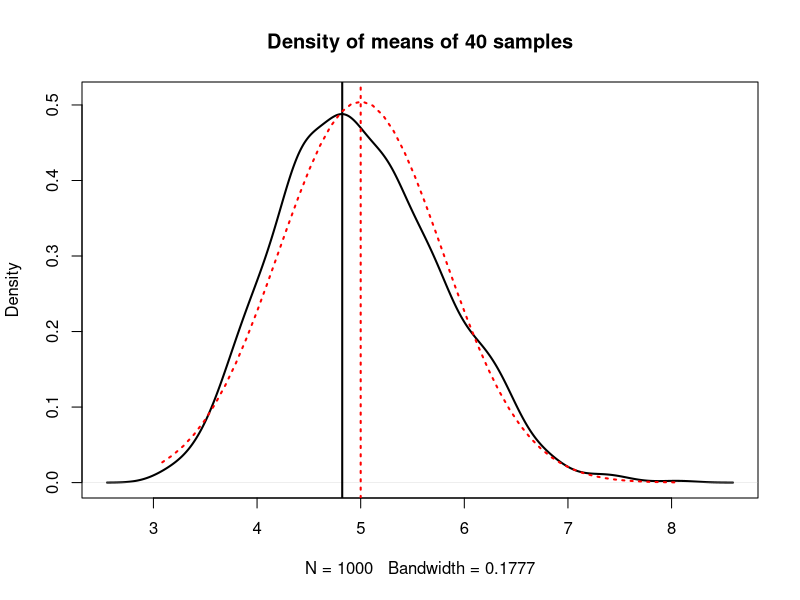
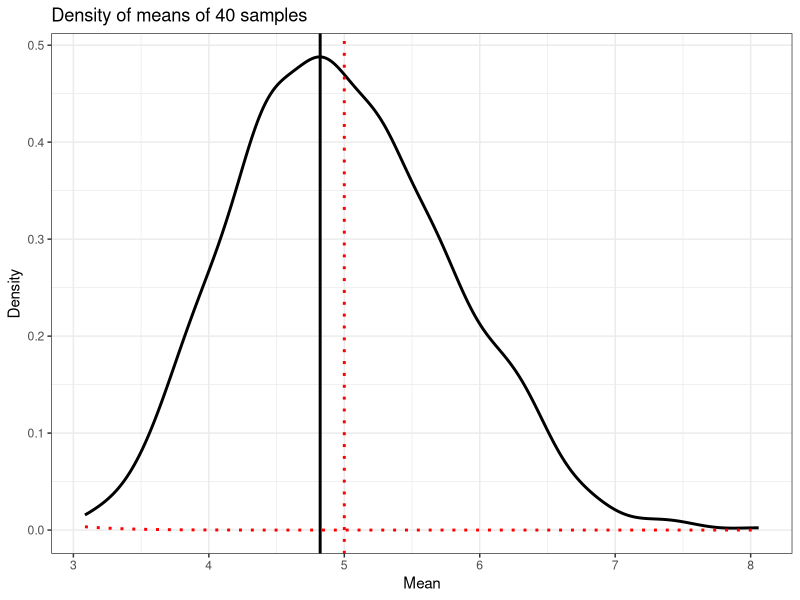
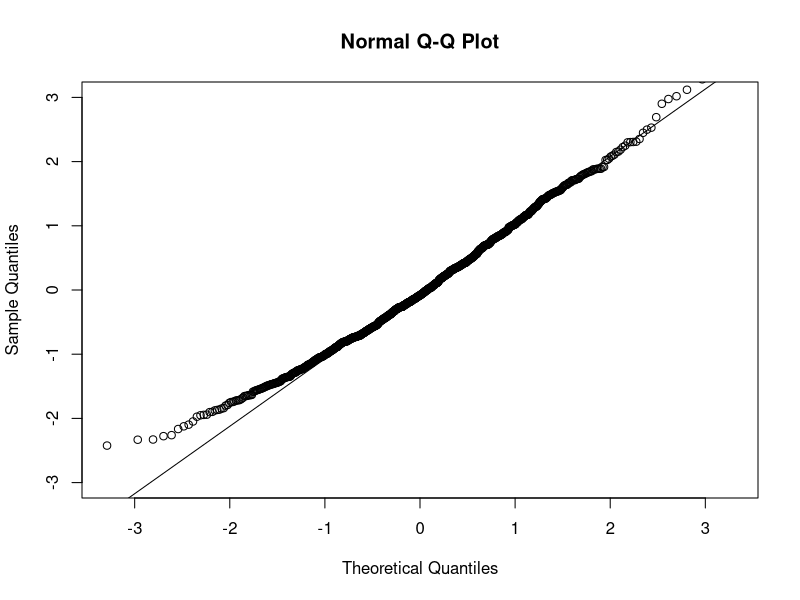
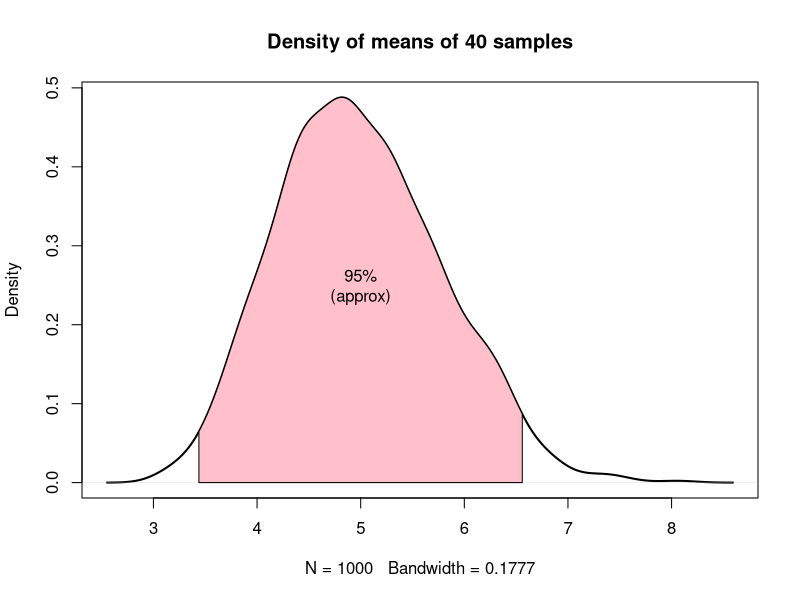

R code for these plots, in order:
## ---- chunk 1
set.seed(1) # set random seed for reproducibility
## ---- chunk 2
n <- 40
lambda <- 0.2
nsim <- 1000

temp <- matrix(rexp(n * nsim, lambda), ncol = n)
dat <- data.frame(mean = apply(temp, 1, mean),
                  sd = apply(temp, 1, sd))
## ---- chunk 3
d.plot <- density(dat$mean)

plot(d.plot, col = "black", lwd = 2, lty = 1,
     main = "Density of means of 40 samples", ylim = c(0,0.51))

d.max <- d.plot$x[which.max(d.plot$y)]
abline(v = d.max, col = "black", lwd = 2, lty = 1) # peak of empirical distribution

xnorm <- seq(min(dat$mean), max(dat$mean), length = 50)
ynorm <- dnorm(xnorm, mean = 1/lambda, sd = (1/lambda)/sqrt(n))
lines(xnorm, ynorm, col = "red", lwd = 2, lty = 3)  # normal distribution

abline(v = 1/lambda, col = "red", lwd = 2, lty = 3) # peak of normal distribution
## ---- chunk 4
ci <- 1/lambda + c(-1, 1) * 1.96 * (1/lambda)/sqrt(n) # CHECK
coverage <- sum(dat$mean >= ci[1] & dat$mean <= ci[2]) / nsim
## ---- chunk 5
library(ggplot2)

ggplot(dat, aes(x = mean)) + 
  geom_density(size = 1, aes(y = ..density..), ylim = c(0, 0.51)) +
  xlab("Mean") + ylab("Density") + ggtitle("Density of means of 40 samples") +
  geom_vline(xintercept = d.max, size = 1) + 
  stat_function(fun = dnorm, colour = "red", size = 1, linetype = 3,
                arg = list(mean = 1/lambda,  sd = (1/lambda)/sqrt(n))) +
  geom_vline(xintercept = 1/lambda, colour = "red", size = 1, linetype = 3) +
  theme_bw()
## ---- chunk 6
qqnorm(y = (dat$mean - mean(dat$mean)) / sd(dat$mean), ylim = c(-3, 3))
qqline(y = (dat$mean - mean(dat$mean)) / sd(dat$mean))
## ---- chunk 7
x1 <- max(which(d.plot$x <= ci[1])) # lower boundary
x2 <- min(which(d.plot$x >= ci[2])) # upper boundary

plot(d.plot, col = "black", lwd = 2, lty = 1,
     main = "Density of means of 40 samples")
polygon(x = c(d.plot$x[x1], d.plot$x[x1:x2], d.plot$x[x2]),
        y = c(0, d.plot$y[x1:x2], 0), col = "pink")
text(5, 0.25, "95%\n(approx)")
